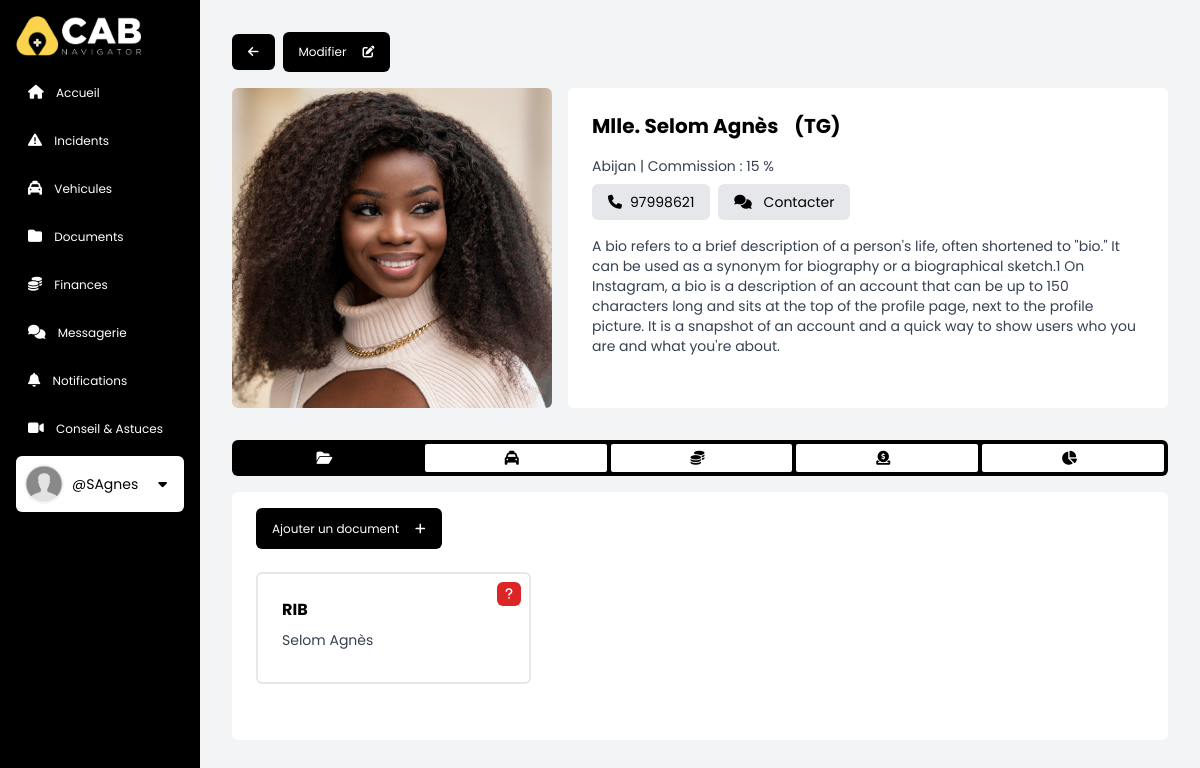
Screenshot of /partners/my_profile (signed in) with the database file from the repository.
### accounts/models.py (models this page shows, shortened)
class CustomUser(AbstractBaseUser, PermissionsMixin):
    pass
    email = models.EmailField(db_index=True, unique=True, max_length=255)
    username = models.CharField(
        max_length=255, unique=True,  blank=True, null=True)
    first_name = models.CharField(max_length=255)
    last_name = models.CharField(max_length=255)
    phone = models.CharField(max_length=255, blank=True, null=True)
    role = models.ForeignKey(
        Role, on_delete=models.SET_NULL, blank=True, null=True,)
    is_active = models.BooleanField(default=True)
    is_staff = models.BooleanField(default=False)
    is_superuser = models.BooleanField(default=False)
    objects = CustomUserManager()
    USERNAME_FIELD = 'email'
    REQUIRED_FIELDS = []

### base/models.py (models this page shows, shortened)
class Partner(models.Model):
    user = models.OneToOneField(CustomUser, on_delete=models.CASCADE)
    commission = models.IntegerField(null=False, blank=True, default='0')
    civility = models.CharField(max_length=50, default='', choices=civ_titles)
    first_name = models.CharField(
        max_length=255, default='', null=True, blank=True)
    last_name = models.CharField(
        max_length=255, default='', null=True, blank=True)
    martital_status = models.CharField(
        max_length=50, default='', choices=marital_statuses)
    nationality = CountryField(
        blank_label="", blank=True, null=True)
    date_of_birth = models.DateField(null=True, blank=True)
    place_of_birth = models.CharField(max_length=255, default='',)
    city = models.CharField(max_length=255, default='',)
    phone = models.CharField(max_length=255, default='',)
    address = models.CharField(max_length=255, default='',)
    bio = models.CharField(max_length=1000, blank=True, null=True)
    image = models.ImageField(upload_to='partners/', blank=True, null=True)
    date_joined = models.DateTimeField(auto_now=True)
    is_active = models.BooleanField(default=False)

class PartnerDocument(models.Model):
    partner = models.ForeignKey(
        Partner, on_delete=models.SET_NULL, null=True, blank=True)
    type = models.ForeignKey(DocumentType, on_delete=models.CASCADE)
    issue_date = models.DateTimeField(blank=True, null=True)
    expiry_date = models.DateTimeField(blank=True, null=True)
    issuing_country = CountryField(
        blank_label="", blank=True, null=True)
    is_valid = models.BooleanField(default=False)
    date_added = models.DateTimeField(auto_now=True)
    image = models.ImageField(
        upload_to='partner_docs/', blank=True, null=True)

class DocumentType(models.Model):
    name = models.CharField(max_length=255, default='',)
    description = models.TextField(blank=True, null=True, default='',)

### base/views.py (the view)
# urls.py: path('partners/my_profile', partner_profile, name='partner_profile'),
@login_required(login_url='login')
def partner_profile(req):
    user = req.user
    curr_partner = Partner.objects.get(user=user)
    if not curr_partner:
        return redirect(req.META.get('HTTP_REFERER', '/'))
    documents = PartnerDocument.objects.filter(partner=curr_partner)
    vehicles = Vehicle.objects.filter(owner=curr_partner.user)
    payments = Payment.objects.filter(
        vehicle__in=Vehicle.objects.filter(owner=curr_partner.user))
    revenues = Revenue.objects.filter(partner=curr_partner)
    total_revenu = Payment.objects.filter(
        vehicle__in=Vehicle.objects.filter(owner=curr_partner.user)).aggregate(Sum('amount'))[
        'amount__sum'] or 0
    total_expenses = VehicleExpense.objects.filter(
        vehicle__in=Vehicle.objects.filter(owner=curr_partner.user)).aggregate(Sum('amount'))[
        'amount__sum'] or 0
    net_revenu = total_revenu - total_expenses
    commission = (total_revenu - total_expenses) * \
        curr_partner.commission/100
    total_net = net_revenu - commission
    print('total revenu : ', total_revenu,
          'total_expenses :', total_expenses,
          'net_revenu :', net_revenu,
          'total_net :', total_net,
          'commission :', commission,
          )
    context = {
        "partners_page": "active",
        'title': 'partner details',
        'curr_partner': curr_partner,
        'documents': documents,
        'vehicles': vehicles,
        'payments': payments,
        'revenues': revenues,
        'total_revenu': total_revenu,
        'total_expenses': total_expenses,
        'net_revenu': net_revenu,
        'commission': commission,
        'total_net': total_net,
    }
    return render(req, 'base/partner.html', context)

### base/templates/base/partner.html (shortened to what this page needs)
{% extends 'main.html' %} {% load static %} {% block content %}
<nav
  class="mb-4 mx-auto flex flex-wrap items-center gap-2 items-center text-xs w-full max-w-[1350px]"
>
  <a
    href="{{request.META.HTTP_REFERER}}"
    class="px-4 py-3 bg-black text-white hover:bg-yellow-400 hover:text-black rounded-md flex justify-between items-center transition duration-300 ease-in-out"
    ><i class="fa-solid fa-arrow-left"></i
  ></a>
  {% if curr_partner and not form %}
  {% if user == curr_partner.user or user.role.sec_level >= 3 %}
  <a
    href="{% url 'edit_partner' curr_partner.id %}"
    class="px-4 py-3 bg-black text-white hover:bg-green-600 rounded-md flex justify-between items-center transition duration-300 ease-in-out"
    >Modifier<i class="fa-solid fa-pen-to-square ml-4"></i
  ></a>
  {% endif %}
  {% endif %}
</nav>
{% if not form %}
<section class="mb-4 flex flex-col justify-between items-start gap-4">
  <div class="md:flex gap-4 w-full">
    {% if not curr_partner.image %}
    <img
      class="mb-4 h-[320px] w-full md:w-[320px] rounded-md object-cover"
      src="{% static 'imgs/partner.jpg' %}"
      alt="partner image"
    />
    {% else %}
    <img
      class="mb-4 h-[320px] w-full md:w-[320px] rounded-md object-cover"
      src="{{curr_partner.image.url}}"
      alt="partner image"
    />
    {% endif %}
    <div
      class="h-[320px] w-full bg-white  text-sm p-6 rounded-md flex flex-col gap-2 overflow-hidden"
    >
      <h4 class="text-black text-xl font-bold flex items-center">
        {{curr_partner.civility}} {{curr_partner.last_name}}
        {{curr_partner.first_name}}
        ({{curr_partner.nationality}})
      </h4>
      <p class="pt-2">
        {{curr_partner.city}} | Commission : {{curr_partner.commission}} %
      </p>
      <div class="flex items-center gap-2">
        <a
          href="tel:{{curr_partner.phone}}"
          target="_blank"
          class="px-4 py-2 rounded-md bg-gray-200 hover:bg-green-300 text-black"
        >
          <i class="fa-solid fa-phone mr-2"></i>{{curr_partner.phone}}
        </a>
        <a
          href="{% url 'chats' %}"
          class="px-4 py-2 rounded-md bg-gray-200 hover:bg-amber-300 text-black"
        >
          <i class="fa-solid fa-comments mr-2"></i> Contacter
        </a>
      </div>
      <p class="pt-2">{{curr_partner.bio}}</p>
    </div>
  </div>
</section>
<div
  class="tabbar mx-auto mb-4 p-1 bg-black rounded-md flex justify-between gap-1 w-full text-sm"
>
  <button
    class="tabbutton py-1 bg-white hover:bg-black text-black hover:text-white rounded-sm w-full"
    onclick="openTab(event, 'docs')"
    id="defaulttab"
  >
    <i class="fa-solid fa-folder-open lg:mr-2"></i>
  </button>
  <button
    class="tabbutton py-1 bg-white hover:bg-black text-black hover:text-white rounded-sm w-full"
    onclick="openTab(event, 'vehicles')"
  >
    <i class="fa-solid fa-taxi lg:mr-2"></i>
  </button>
  <button
    class="tabbutton py-1 bg-white hover:bg-black text-black hover:text-white rounded-sm w-full"
    onclick="openTab(event, 'payments')"
  >
    <i class="fa-solid fa-coins lg:mr-2"></i>
  </button>
  <button
    class="tabbutton py-1 bg-white hover:bg-black text-black hover:text-white rounded-sm w-full"
    onclick="openTab(event, 'revenues')"
  >
    <i class="fa-solid fa-circle-dollar-to-slot lg:mr-2"></i>
  </button>
  <button
    class="tabbutton py-1 bg-white hover:bg-black text-black hover:text-white rounded-sm w-full"
    onclick="openTab(event, 'stats')"
  >
    <i class="fa-solid fa-chart-pie lg:mr-2"></i>
  </button>
</div>
<section id="docs" class="tabcontent w-full bg-white p-6 rounded-md">
  {% if user.role.sec_level >= 1 %}
  <a
    href="{% url 'create_pdoc' %}"
    class="px-4 py-3 bg-black text-white text-xs hover:bg-amber-300 hover:text-black rounded-md items-center transition duration-300 ease-in-out"
    >Ajouter un document<i class="fa-solid fa-plus ml-4"></i
  ></a>
  {% endif %}
  <div class="w-full mx-auto my-8">
    {% if not documents %}
    {% include 'components/no_data.html' %}
    {% else %}
    <div
      class="grid grid-cols-1 md:grid-cols-2 lg:grid-cols-3 xl:grid-cols-4 gap-8"
    >
      {% for obj in documents %}
      <div
        class="relative flex flex-col border border-2 hover:border-gray-800 bg-white rounded-md transition duration-300 ease-in-out overflow-hidden"
      >
        {% if obj.is_valid %}
        <span
          class="absolute top-2 right-2 px-2 py-1 rounded-md bg-green-600 text-xs text-white"
        >
          <i class="fa-solid fa-check text-white"></i>
        </span>
        {% else %}
        <span
          class="absolute top-2 right-2 px-2 py-1 rounded-md bg-red-600 text-xs text-white"
        >
          <i class="fa-solid fa-question text-white"></i>
        </span>
        {% endif %}
        <a href="{% url 'partner_doc' obj.id  %}">
          <div class="p-6 flex flex-col justify-between">
            <h4 class="text-black text-md font-bold">{{obj.type.name}}</h4>
            <p class="pt-2 text-sm">
              {{obj.partner.last_name}} {{obj.partner.first_name}}
            </p>
            <p class="pt-2 text-sm">{{obj.date_posted.date}}</p>
          </div>
        </a>
      </div>
      {% endfor %}
    </div>
    {% endif %}
  </div>
</section>
{% endif %}
{% endblock %}

### templates/sidebar.html (shortened to what this page needs)
{% load static %}
<div
  class="bg-black text-white w-[60px] md:w-20 p-2 md:p-4 lg:w-[200px] xl:w-[300px] h-screen fixed overflow-y-auto"
>
  <a class="lg: mb-4 flex items-center" href="{% url 'home' %}">
    <img
      class="hidden lg:inline lg:h-10 mx-auto lg:mx-0 lg:mr-2"
      src="{% static 'imgs/logo-w.png' %}"
      alt="logo"
    />
  </a>
  <ul class="flex flex-col mx-auto items-center lg:items-start">
    <a
      class="mb-2 lg:px-3 py-2 text-center lg:text-left rounded-md hover:bg-white hover:text-black transition ease-in duration-200 w-full {{home_page}}"
      href="{% url 'home' %}"
    >
      <i class="fa-solid fa-house text-sm lg:mr-2"></i>
      <span class="hidden lg:inline lg:text-xs xl:text-base">Accueil </span>
    </a>
    <a
      class="mb-2 lg:px-3 py-2 text-center lg:text-left rounded-md hover:bg-white hover:text-black transition ease-in duration-200 w-full {{incidents_page}}"
      href="{% url 'incidents' %}"
    >
      <i class="fa-solid fa-triangle-exclamation text-sm lg:mr-2"></i>
      <span class="hidden lg:inline lg:text-xs xl:text-base">Incidents </span>
    </a>
    {% if user.role.sec_level == 1 %}
    <a
      class="mb-2 lg:px-3 py-2 text-center lg:text-left rounded-md hover:bg-white hover:text-black transition ease-in duration-200 w-full {{vehicles_page}}"
      href="{% url 'my_vehicle' %}"
    >
      <i class="fa-solid fa-taxi text-sm lg:mr-2"></i>
      <span class="hidden lg:inline lg:text-xs xl:text-base">Vehicule</span>
    </a>
    <a
      class="mb-2 lg:px-3 py-2 text-center lg:text-left rounded-md hover:bg-white hover:text-black transition ease-in duration-200 w-full {{documents_page}}"
      href="{% url 'driver_docs' %}"
    >
      <i class="fa-solid fa-folder text-sm lg:mr-2"></i>
      <span class="hidden lg:inline lg:text-xs xl:text-base">Documents</span>
    </a>
    {% elif user.role.sec_level == 2 %}
    <a
      class="mb-2 lg:px-3 py-2 text-center lg:text-left rounded-md hover:bg-white hover:text-black transition ease-in duration-200 w-full {{vehicles_page}}"
      href="{% url 'vehicles' %}"
    >
      <i class="fa-solid fa-taxi text-sm lg:mr-2"></i>
      <span class="hidden lg:inline lg:text-xs xl:text-base">Vehicules </span>
    </a>
    <a
      class="mb-2 lg:px-3 py-2 text-center lg:text-left rounded-md hover:bg-white hover:text-black transition ease-in duration-200 w-full {{documents_page}}"
      href="{% url 'partner_docs' %}"
    >
      <i class="fa-solid fa-folder text-sm lg:mr-2"></i>
      <span class="hidden lg:inline lg:text-xs xl:text-base">Documents</span>
    </a>
    {% endif %}
    <a
      class="mb-2 lg:px-3 py-2 text-center lg:text-left rounded-md hover:bg-white hover:text-black transition ease-in duration-200 w-full  {{finance_page}}"
      href="{% url 'finances' %}"
    >
      <i class="fa-solid fa-coins lg:text-sm lg:mr-2"></i>
      <span class="hidden lg:inline lg:text-xs xl:text-base"> Finances </span>
    </a>
    <a
      class="mb-2 lg:px-3 py-2 text-center lg:text-left rounded-md hover:bg-white hover:text-black transition ease-in duration-200 w-full {{chats_page}}"
      href="{% url 'chats' %}"
    >
      <i class="fa-solid fa-comments text-sm lg:mr-2"></i>
      <span class="hidden lg:inline lg:text-xs xl:text-base"> Messagerie </span>
    </a>
    <a
      class="relative mb-2 lg:px-3 py-2 text-center lg:text-left rounded-md hover:bg-white hover:text-black transition ease-in duration-200 w-full {{notifications_page}}"
      href="{% url 'notifications' %}"
    >
      <i class="text-sm fa-solid fa-bell text-sm lg:mr-2"></i>
      <span class="hidden lg:inline lg:text-xs xl:text-base">
        Notifications
      </span>
    </a>
    <a
      class="mb-2 lg:px-3 py-2 text-center lg:text-left rounded-md hover:bg-white hover:text-black transition ease-in duration-200 w-full {{tips_page}}"
      href="{% url 'tips' %}"
    >
      <i class="fa-solid fa-video text-sm lg:mr-2"></i>
      <span class="hidden lg:inline lg:text-xs xl:text-base">
        Conseil & Astuces
      </span>
    </a>
    <div
      class="px-1 py-2 lg:p-2 bg-white flex flex-col lg:flex-row items-center gap-1 lg:gap-2 mb-2 sm:text-sm lg:text-md rounded-md cursor-pointer w-full"
    >
      {% if not user.image %}
      <img
        class="hidden lg:inline h-10 w-10 rounded-full object-cover"
        src="{% static 'imgs/anon.png' %}"
        alt="user image"
      />
      {% else %}
      <img
        class="hidden lg:block h-10 w-10 rounded-full object-cover"
        src="{{user.image.url}}"
        alt="user image"
      />
      {% endif %}
      <div class="hidden lg:block w-full">
        <p class="text-black">@{{user.username}}</p>
      </div>
      <div class="relative">
        <button
          type="button"
          class=""
          name="dropdownBtn"
          id="dropdownBtn"
          aria-expanded="false"
          aria-haspopup="true"
          onclick="toggleDropdown(this)"
        >
          <i
            class="fa-sharp fa-solid fa-caret-down text-black bg-white hover:bg-gray-200 py-2 px-3 rounded-md"
          ></i>
        </button>
      </div>
    </div>
  </ul>
</div>

### static/styles.css (style rules this page uses)
html { scroll-behavior: smooth; box-sizing: border-box; }
.active { background: #e2e2e2; color: black; padding: 2px; border-radius: 1rem; }
.tabbar button.active { background-color: #000; color: white; }
.tabcontent, .minitabcontent { height: inherit; animation: fadeEffect 1s; }

### templates/main.html (style rules this page uses)
body { font-family: "Poppins", sans-serif; }

### rows the page displays
CustomUser: username "SAgnes"
Partner: image (picture), civility "Mlle.", last_name "Selom", first_name "Agnès", nationality "TG", city "Abijan", commission "15", phone "97998621", bio "A bio refers to a brief description of a person's life, often shortened to \"bio.\" It can be used as a synonym for biography or a biographical sketch.1 On Instagram, a bio is a description of an account that can be up to 150 characters long and sits at the top of the profile page, next to the profile picture. It is a snapshot of an account and a quick way to show users who you are and what you're about."
PartnerDocument: is_valid False (drawn), type.name "RIB", partner.last_name "Selom", partner.first_name "Agnès"
